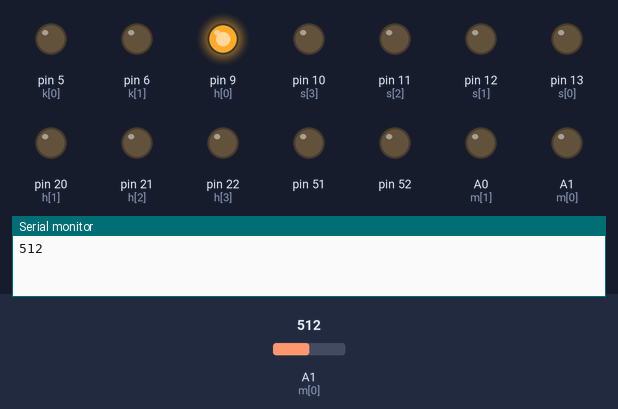
This sketch was run on a simulated Arduino Mega 2560, built with avr-gcc and run on an emulated ATmega2560. Parts: output pins drawn as LEDs (lit = HIGH), the last lines printed to the serial monitor. The inputs (shaded band) are chosen by the test bench; at power-on: A1 (m[0]) = 512.

Above: at 0.05 s.
At 4.46 s:
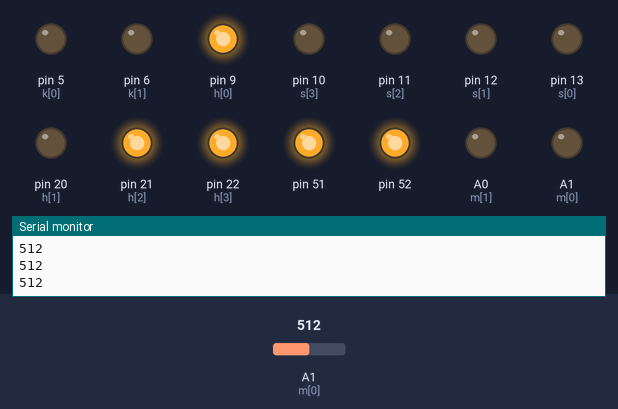
At 8.87 s:
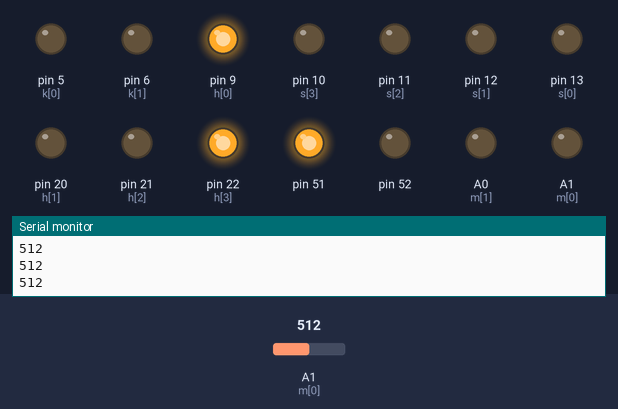
At 17.8 s:
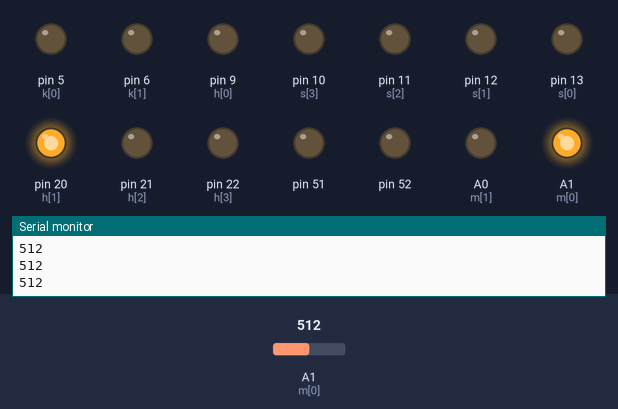
At 26.63 s:
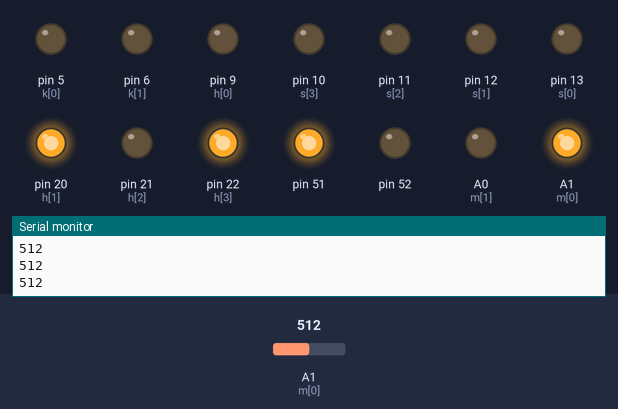
At 35.4 s:
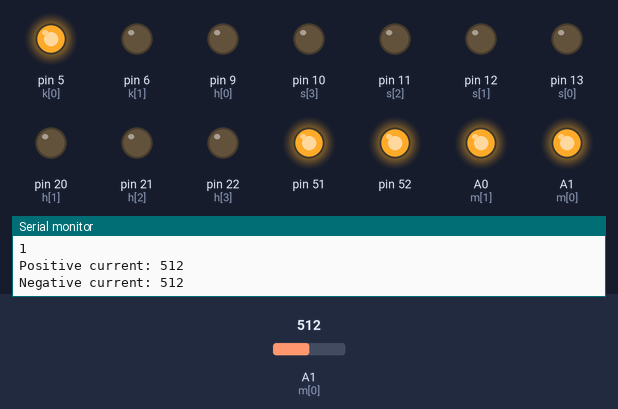
Timing chart, 0 to 40.0 s (numbered marks = the images above):
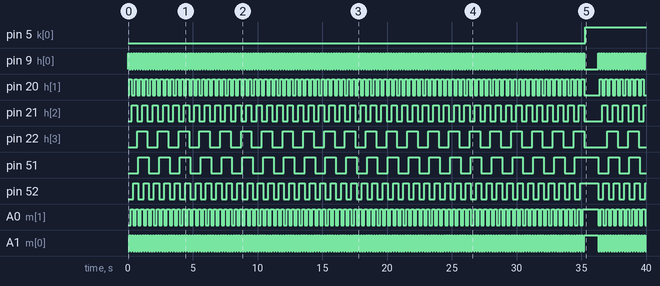

Measured:
- by itself, pin 5 (k[0]): LOW → HIGH at 35.3 s
- by itself, pin 9 (h[0]): goes 175 × (HIGH 0.10 s, LOW 0.10 s), HIGH 0.10 s, LOW 1.1 s, 18 × (HIGH 0.10 s, LOW 0.10 s), then HIGH
- by itself, pin 20 (h[1]): goes 87 × (HIGH 0.20 s, LOW 0.20 s), HIGH 0.20 s, LOW 1.2 s, 8 × (HIGH 0.20 s, LOW 0.20 s), HIGH 0.20 s, then LOW
- by itself, pin 21 (h[2]): goes 43 × (HIGH 0.40 s, LOW 0.40 s), HIGH 0.40 s, LOW 1.4 s, 4 × (HIGH 0.40 s, LOW 0.40 s), then HIGH
- by itself, pin 22 (h[3]): goes 21 × (HIGH 0.80 s, LOW 0.80 s), HIGH 0.80 s, LOW 1.8 s, HIGH 0.80 s, LOW 0.80 s, HIGH 0.80 s, then LOW
- by itself, pin 51: goes 21 × (HIGH 0.80 s, LOW 0.80 s), HIGH 1.8 s, LOW 0.80 s, HIGH 0.80 s, LOW 0.80 s, HIGH 0.80 s, then LOW
- by itself, pin 52: goes 43 × (HIGH 0.40 s, LOW 0.40 s), HIGH 1.4 s, 4 × (LOW 0.40 s, HIGH 0.40 s), LOW 0.40 s, then HIGH
- by itself, A0 (m[1]): goes 87 × (HIGH 0.20 s, LOW 0.20 s), HIGH 1.2 s, 9 × (LOW 0.20 s, HIGH 0.20 s), then LOW

The sketch:

SystemCode_NCHKEA001.ino
```cpp
/* This code performs all the tests for the system designed in this paper. 16 pins on the Arduino are used to control the multiplexing devices' select
 *  lines. These pins are set to GPIO pins in the output mode. When separate electrode current injection and potential measurement occur, all 4 table
 *  lists are used. For simultaneous current injection and potential measurement on shared electrodes, 2 of the table lists are used. Three of the
 *  Arduino's analog input pins are used to read the measured currents and potentials from the system. These values are displayed in the serial monitor
 *  and must be multiplied by 3.3 and divided by 4096 to account for the reference voltage of the Arduino and the bit size of the ADCs.
*/

//select lines for multiplexing devices
int s[4] = {13,12,11,10};
int k[4] = {5,6,A2,A3};
int m[4] = {A1,A0,SCK,MOSI};
int h[4] = {9,20,21,22};
int i;
//int sig = 5;

//Tables for multiplexers
int muxtable[16][4] = {
  {0,0,0,0}, {1,0,0,0}, {0,1,0,0}, {1,1,0,0},
  {0,0,1,0}, {1,0,1,0}, {0,1,1,0}, {1,1,1,0},
  {0,0,0,1}, {1,0,0,1}, {0,1,0,1}, {1,1,0,1},
  {0,0,1,1}, {1,0,1,1}, {0,1,1,1}, {1,1,1,1}
};
int muxtablea[16][4] = {
  {1,0,0,0}, {0,1,0,0}, {1,1,0,0}, {0,0,1,0},
  {1,0,1,0}, {0,1,1,0}, {1,1,1,0}, {0,0,0,1},
  {1,0,0,1}, {0,1,0,1}, {1,1,0,1}, {0,0,1,1},
  {1,0,1,1}, {0,1,1,1}, {1,1,1,1}, {0,0,0,0}
};
int muxtablem[16][4] = {
  {0,1,0,0}, {1,1,0,0}, {0,0,1,0}, {1,0,1,0},
  {0,1,1,0}, {1,1,1,0}, {0,0,0,1}, {1,0,0,1},
  {0,1,0,1}, {1,1,0,1}, {0,0,1,1}, {1,0,1,1},
  {0,1,1,1}, {1,1,1,1}, {0,0,0,0}, {1,0,0,0}
};
int muxtableh[16][4] = {
  {1,1,0,0}, {0,0,1,0}, {1,0,1,0}, {0,1,1,0},
  {1,1,1,0}, {0,0,0,1}, {1,0,0,1}, {0,1,0,1},
  {1,1,0,1}, {0,0,1,1}, {1,0,1,1}, {0,1,1,1},
  {1,1,1,1}, {0,0,0,0}, {1,0,0,0}, {0,1,0,0}
};

//Analog read pins
int sensorPin = A4;
int sense2 = {A5};
int sense3 = {1};
int val = 0;
int val2 = 0;
int val3 = 0;

unsigned long previousInjectTime = 0;
const long injectInterval = 34000;
int count = 0;

void setup(){
  //pinMode(sig,OUTPUT);
  for(i=0;i<4;i++) pinMode(s[i],OUTPUT);
  for(i=0;i<4;i++) pinMode(k[i],OUTPUT);
  for(i=0;i<4;i++) pinMode(m[i],OUTPUT);
  for(i=0;i<4;i++) pinMode(h[i],OUTPUT);
  Serial.begin(9600);
}

void loop(){
  unsigned long currentTime = millis();

  if(currentTime-previousInjectTime > injectInterval){
    previousInjectTime += injectInterval;

    val = analogRead(sensorPin);
    val2 = analogRead(sense2);
    //digitalWrite(sig,HIGH);
    if (count<16){
      selection(count);
      count = count+1;
    }
    else if (count==16){
      count = 0;
      selection(count);
    }
    Serial.println(count);
    Serial.print("Positive current: ");
    Serial.println(val);
    Serial.print("Negative current: ");
    Serial.println(val2);
    delay(1000);


  }

  else if(currentTime-previousInjectTime<injectInterval){
    //digitalWrite(sig,HIGH);
    for(i=0;i<16;i++){
      val3 = analogRead(sense3);
      selection2(i);
      //Serial.print("Potential measurement: ");
      Serial.println(val3);
      delay(100);
    }
  }

    //for(i=0;i<16;i++){
      //val = analogRead(sensorPin);
      //val3 = analogRead(sense3);
      //val2 = analogRead(sense2);
      //selection(i);
      //digitalWrite(sig,HIGH);
      //Serial.print("Positive current: ");
      //Serial.println(val);
      //Serial.print("Negative current: ");
      //Serial.println(val2);
      //delay(14000); //in miliseconds
      //selection2(i);
      //Serial.print("Potential measurement: ");
      //Serial.println(val3);
      //delay(1000);
    //}

}

void selection(int j){
  digitalWrite(s[0],muxtable[j][0]);
  digitalWrite(s[1],muxtable[j][1]);
  digitalWrite(s[2],muxtable[j][2]);
  digitalWrite(s[3],muxtable[j][3]);
  digitalWrite(k[0],muxtablea[j][0]);
  digitalWrite(k[1],muxtablea[j][1]);
  digitalWrite(k[2],muxtablea[j][2]);
  digitalWrite(k[3],muxtablea[j][3]);
}

//Depending on the test being run, selection for m either from muxtablem or muxtable
//Depending on the test being run, selection for h either from muxtableh or muxtablea
void selection2(int j){
  digitalWrite(m[0],muxtable[j][0]);
  digitalWrite(m[1],muxtable[j][1]);
  digitalWrite(m[2],muxtable[j][2]);
  digitalWrite(m[3],muxtable[j][3]);
  digitalWrite(h[0],muxtablea[j][0]);
  digitalWrite(h[1],muxtablea[j][1]);
  digitalWrite(h[2],muxtablea[j][2]);
  digitalWrite(h[3],muxtablea[j][3]);
}
```
